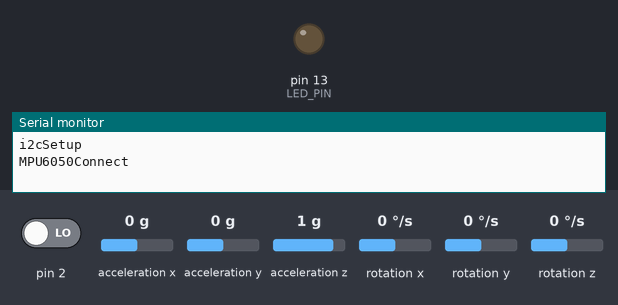
Bench run of a sketch on a simulated Arduino Uno, built with avr-gcc and run on an emulated ATmega328P. Shown: output pins drawn as LEDs (lit = HIGH), the last lines printed to the serial monitor. Dashed ring = blinking. The test bench sets the inputs (shaded band); at power-on: acceleration x 0 g, pin 2 LOW, acceleration y 0 g, acceleration z 1 g, rotation x 0 °/s, rotation y 0 °/s, rotation z 0 °/s. The sensor or clock chip raises its interrupt line as the real part does.

Above: at 0.1 s.
At 1.27 s:
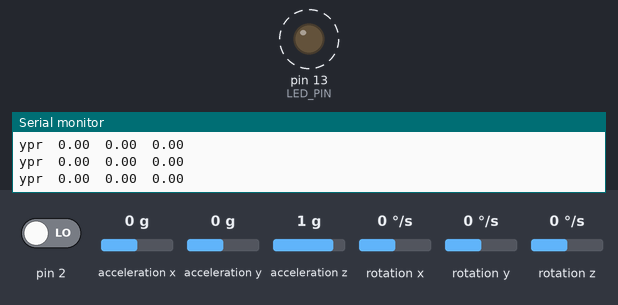
1.8 s: acceleration x set to -1.4 g
Timing chart, 0 to 9.5 s (numbered marks = the images above; inputs shaded):
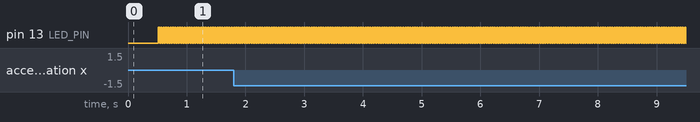

The sketch:

MPU6050_DMP6_KCH.ino
```cpp
// Created by Kai-Chieh (Kenneth) Huang
// <kaichieh.kenneth.huang@gmail.com>
// Date 2019-05-10

// =============  Author's Notes  ======================
// To use this sketch, you must first intall I2Cdev and MPU6050 as libraries
// These libraries should be found here: https://github.com/jrowberg/i2cdevlib
//
// This is how you should wire MPU6050 http://301o583r8shhildde3s0vcnh.wpengine.netdna-cdn.com/wp-content/uploads/2014/11/conn.png
// (the SCL, SDA, and INT pins on MPU6050 connects to pins A4, A5, and 2 pins on the Arduino Uno.)
// (You will not find the connection declarations for the SCL and SDA pins on this sketch.)
//
// This sketch serves as a template for creating projects using the MPU6050.
//
// WARNING: Avoid using delay in the loop() function.
// A long delay may cause an overflow on MPU6050's buffer, and you will not be able to read from it.
// If your code in the loop() function takes a long time to run,
// try calling the readMPUFIFOBuffer() function more than once in the loop() function.
//
// The initial output from the Digital Motion Processor(DMP) right after reset is not reliable.
// So it is advised to start using them after a little while.
//
//

// =====  Improvements Over Previous Reference Sketches  =========
// I used the two refenence sketches below and made the following refinements:
// 1. It is only safe to access memory(buffers) on MPU6050 immediately after the MPU6050 signals that data is ready
//    via the interrupt pin. (As far as my testing goes, both RISING and FALLING signals indicate such an event.)
//    Therefore, I added a line of code to ensure this happens, which fixes freezing issues when using the reference sketches below.
// 2. I removed code that I determined redundant, making the sketch more readable. Please refer to the reference
//    sketches below if you feel that I removed something you need.

// =============  Attribution ==========================
// Provided by "HC" aka "zhomeslice" on forum.arduino.cc
// at https://forum.arduino.cc/index.php?PHPSESSID=h4c6487i42hbb7uh6rjk0eadp1&topic=446713.msg3073854#msg3073854
// The above work most likely is based off of Jeff Rowberg's <jeff@rowberg.net> MPU6050_DMP6
// at https://github.com/jrowberg/i2cdevlib/tree/master/Arduino/MPU6050
// =====================================================

/* ============================================
I2Cdev device library code is placed under the MIT license
Copyright (c) 2012 Jeff Rowberg

Permission is hereby granted, free of charge, to any person obtaining a copy
of this software and associated documentation files (the "Software"), to deal
in the Software without restriction, including without limitation the rights
to use, copy, modify, merge, publish, distribute, sublicense, and/or sell
copies of the Software, and to permit persons to whom the Software is
furnished to do so, subject to the following conditions:

The above copyright notice and this permission notice shall be included in
all copies or substantial portions of the Software.

THE SOFTWARE IS PROVIDED "AS IS", WITHOUT WARRANTY OF ANY KIND, EXPRESS OR
IMPLIED, INCLUDING BUT NOT LIMITED TO THE WARRANTIES OF MERCHANTABILITY,
FITNESS FOR A PARTICULAR PURPOSE AND NONINFRINGEMENT. IN NO EVENT SHALL THE
AUTHORS OR COPYRIGHT HOLDERS BE LIABLE FOR ANY CLAIM, DAMAGES OR OTHER
LIABILITY, WHETHER IN AN ACTION OF CONTRACT, TORT OR OTHERWISE, ARISING FROM,
OUT OF OR IN CONNECTION WITH THE SOFTWARE OR THE USE OR OTHER DEALINGS IN
THE SOFTWARE.
===============================================
*/

#include "I2Cdev.h"
#include "MPU6050_6Axis_MotionApps20.h"
#include "Wire.h"
MPU6050 mpu;

#define DEBUG
#ifdef DEBUG
//#define DPRINT(args...)  Serial.print(args)             //OR use the following syntax:
#define DPRINTSTIMER(t)    for (static unsigned long SpamTimer; (unsigned long)(millis() - SpamTimer) >= (t); SpamTimer = millis())
#define  DPRINTSFN(StrSize,Name,...) {char S[StrSize];Serial.print("\t");Serial.print(Name);Serial.print(" "); Serial.print(dtostrf((float)__VA_ARGS__ ,S));}//StringSize,Name,Variable,Spaces,Percision
#define DPRINTLN(...)      Serial.println(__VA_ARGS__)
#else
#define DPRINTSTIMER(t)    if(false)
#define DPRINTSFN(...)     //blank line
#define DPRINTLN(...)      //blank line
#endif


#define LED_PIN 13

// You may use MPU6050_calibration.ino (https://github.com/Protonerd/DIYino/blob/master/MPU6050_calibration.ino)
// to find the offest values for your MPU6050.
// If you require high precision, you may wish to fine tune it by printing out some parameters.
//                       XA      YA      ZA      XG      YG      ZG
int MPUOffsets[6] = {  -5153,  -840,    855,     69,     -9,     18};


// ================================================================
// ===                      i2c SETUP Items                     ===
// ================================================================
void i2cSetup() {
  // join I2C bus (I2Cdev library doesn't do this automatically)
#if I2CDEV_IMPLEMENTATION == I2CDEV_ARDUINO_WIRE
  Wire.begin();
  TWBR = 24; // 400kHz I2C clock (200kHz if CPU is 8MHz)
#elif I2CDEV_IMPLEMENTATION == I2CDEV_BUILTIN_FASTWIRE
  Fastwire::setup(400, true);
#endif
}

// ================================================================
// ===               INTERRUPT DETECTION ROUTINE                ===
// ================================================================
volatile bool mpuInterrupt = false;     // indicates whether MPU interrupt pin has changed
void dmpDataReady() {
  mpuInterrupt = true;
}

// ================================================================
// ===                      MPU DMP SETUP                       ===
// ================================================================
// MPU control/status vars
uint8_t mpuIntStatus;   // holds actual interrupt status byte from MPU
uint8_t devStatus;      // return status after each device operation (0 = success, !0 = error)
uint16_t packetSize;    // expected DMP packet size (default is 42 bytes)
uint16_t fifoCount;     // count of all bytes currently in FIFO
uint8_t fifoBuffer[64]; // FIFO storage buffer

// orientation/motion vars
Quaternion q;           // [w, x, y, z]         quaternion container
VectorInt16 aa;         // [x, y, z]            accel sensor measurements
VectorInt16 aaReal;     // [x, y, z]            gravity-free accel sensor measurements
VectorInt16 aaWorld;    // [x, y, z]            world-frame accel sensor measurements
VectorFloat gravity;    // [x, y, z]            gravity vector
float euler[3];         // [psi, theta, phi]    Euler angle container
float ypr[3];           // [yaw, pitch, roll]   yaw/pitch/roll container and gravity vector

void MPU6050Connect() {
  static int MPUInitCntr = 0;
  // initialize device
  mpu.initialize();
  // load and configure the DMP
  devStatus = mpu.dmpInitialize();

  if (devStatus != 0) {
    // ERROR!
    // 1 = initial memory load failed
    // 2 = DMP configuration updates failed
    // (if it's going to break, usually the code will be 1)

    char * StatStr[5] { "No Error", "initial memory load failed", "DMP configuration updates failed", "3", "4"};

    MPUInitCntr++;

    Serial.print(F("MPU connection Try #"));
    Serial.println(MPUInitCntr);
    Serial.print(F("DMP Initialization failed (code "));
    Serial.print(StatStr[devStatus]);
    Serial.println(F(")"));

    if (MPUInitCntr >= 10) return; //only try 10 times
    MPU6050Connect(); // Lets try again
    return;
  }
  mpu.setXAccelOffset(MPUOffsets[0]);
  mpu.setYAccelOffset(MPUOffsets[1]);
  mpu.setZAccelOffset(MPUOffsets[2]);
  mpu.setXGyroOffset(MPUOffsets[3]);
  mpu.setYGyroOffset(MPUOffsets[4]);
  mpu.setZGyroOffset(MPUOffsets[5]);

  Serial.println(F("Enabling DMP..."));
  mpu.setDMPEnabled(true);
  // enable Arduino interrupt detection
  Serial.println(F("Enabling interrupt detection (Arduino external interrupt pin 2 on the Uno)..."));
  Serial.print("mpu.getInterruptDrive=  "); Serial.println(mpu.getInterruptDrive());
  attachInterrupt(0, dmpDataReady, CHANGE); // pin 2 on the Uno. Please check the online Arduino reference for more options for connecting this interrupt pin
  // get expected DMP packet size for later comparison
  packetSize = mpu.dmpGetFIFOPacketSize();
  mpu.resetFIFO(); // Clear fifo buffer
  mpuInterrupt = false; // wait for next interrupt
}

// ================================================================
// ===                    MPU DMP Get Data                      ===
// ================================================================
void readMPUFIFOBuffer() {
  mpuIntStatus = mpu.getIntStatus();
  fifoCount = mpu.getFIFOCount();

  // Check for overflow
  if((mpuIntStatus & _BV(MPU6050_INTERRUPT_FIFO_OFLOW_BIT)) || fifoCount >= 1024) {
    // reset so we can continue cleanly
    mpu.resetFIFO();
    Serial.println(F("FIFO overflow!"));
    digitalWrite(LED_PIN, LOW); // lets turn off the blinking light so we can see we are failing.

  // check for incorrect packet size
  }else if((!fifoCount) || (fifoCount % packetSize)){ // something's wrong. reset and try again.
    Serial.println(F("Wrong packet size!"));
    digitalWrite(LED_PIN, LOW); // lets turn off the blinking light so we can see we are failing.
    mpu.resetFIFO();// clear the buffer and start over

  // otherwise, check for DMP data ready interrupt (this should happen almost always)
  }else if(mpuIntStatus & _BV(MPU6050_INTERRUPT_DMP_INT_BIT)){
    // wait for correct available data length, should be a VERY short wait
    while (fifoCount < packetSize) fifoCount = mpu.getFIFOCount();
    // read a packet from FIFO
    mpu.getFIFOBytes(fifoBuffer, packetSize);
    // discard the rest of the values(packets) inside buffer to prevent overflow. We don't need every single packet MPU6050 gives us.
    mpu.resetFIFO();

    digitalWrite(LED_PIN, !digitalRead(LED_PIN)); // Blink the LED to indicate activity
  }else{
    // This usually never happens.
  }
}


// ================================================================
// ===                    Output Functions                      ===
// ================================================================
// add these functions to your code as needed

// get quaternion components in a [w, x, y, z] format
// very useful when Euler and YPR angles cannot satisfy your application
// refer to https://en.wikipedia.org/wiki/Quaternion for more information
void getQuaternion()
{
  mpu.dmpGetQuaternion(&q, fifoBuffer);
}
void printQuaternion()
{
  // display quaternion values in easy matrix form: w x y z
  Serial.print("quat\t");
  Serial.print(q.w);
  Serial.print("\t");
  Serial.print(q.x);
  Serial.print("\t");
  Serial.print(q.y);
  Serial.print("\t");
  Serial.println(q.z);
}

// The Euler angles are in radians. Divide it by M_PI then multiply it by 180 to get angles in degrees.
// Note that Euler angles suffer from gimbal lock (for more info, see http://en.wikipedia.org/wiki/Gimbal_lock)
// Try calculating your parameters from quaternions if you experience gimbal lock.
void getEuler()
{
  mpu.dmpGetQuaternion(&q, fifoBuffer);
  mpu.dmpGetEuler(euler, &q);
}
void printEuler()
{
  // display Euler angles in degrees
  Serial.print("euler\t");
  Serial.print(euler[0] * 180/M_PI);
  Serial.print("\t");
  Serial.print(euler[1] * 180/M_PI);
  Serial.print("\t");
  Serial.println(euler[2] * 180/M_PI);
}

// Yaw, pitch, and roll angles are in radians. Divide it by M_PI then multiply it by 180 to get angles in degrees.
// Note that these angles suffer from gimbal lock (for more info, see http://en.wikipedia.org/wiki/Gimbal_lock)
// Try calculating your parameters from quaternions if you experience gimbal lock.
void getYawPitchRoll()
{
  mpu.dmpGetQuaternion(&q, fifoBuffer);
  mpu.dmpGetGravity(&gravity, &q);
  mpu.dmpGetYawPitchRoll(ypr, &q, &gravity);
}
void printYawPitchRoll()
{
  // display yaw, pitch, roll in degrees
  Serial.print("ypr\t");
  Serial.print(ypr[0] * 180/M_PI);
  Serial.print("\t");
  Serial.print(ypr[1] * 180/M_PI);
  Serial.print("\t");
  Serial.println(ypr[2] * 180/M_PI);
}

// Use this if you want to see acceleration
// components with gravity removed. This acceleration reference frame is
// not compensated for orientation, so +X is always +X according to the
// sensor, just without the effects of gravity. If you want acceleration
// compensated for orientation, use getWorldAccel() instead.
void getRealAccel()
{
  mpu.dmpGetQuaternion(&q, fifoBuffer);
  mpu.dmpGetAccel(&aa, fifoBuffer);
  mpu.dmpGetGravity(&gravity, &q);
  mpu.dmpGetLinearAccel(&aaReal, &aa, &gravity);
}
void printRealAccel()
{
  Serial.print("areal\t");
  Serial.print(aaReal.x);
  Serial.print("\t");
  Serial.print(aaReal.y);
  Serial.print("\t");
  Serial.println(aaReal.z);
}

// Use this if you want to see acceleration
// components with gravity removed and adjusted for the world frame of
// reference (yaw is relative to initial orientation, since no magnetometer
// is present in this case). Could be quite handy in some cases.
void getWorldAccel()
{
  mpu.dmpGetQuaternion(&q, fifoBuffer);
  mpu.dmpGetAccel(&aa, fifoBuffer);
  mpu.dmpGetGravity(&gravity, &q);
  mpu.dmpGetLinearAccel(&aaReal, &aa, &gravity);
  mpu.dmpGetLinearAccelInWorld(&aaWorld, &aaReal, &q);
}
void printWorldAccel()
{
  Serial.print("aworld\t");
  Serial.print(aaWorld.x);
  Serial.print("\t");
  Serial.print(aaWorld.y);
  Serial.print("\t");
  Serial.println(aaWorld.z);
}

// ================================================================
// ===                         Setup                            ===
// ================================================================
void setup() {
  Serial.begin(115200); //115200
  while (!Serial);
  Serial.println("i2cSetup");
  i2cSetup();
  Serial.println("MPU6050Connect");
  MPU6050Connect();
  Serial.println("Setup complete");
  pinMode(LED_PIN, OUTPUT);
}
// ================================================================
// ===                          Loop                            ===
// ================================================================
void loop() {
  // ---- read from the FIFO buffer ---- //
  // The interrupt pin could have changed for some time already.
  // So set mpuInterrupt to false and wait for the next interrupt pin CHANGE signal.
  mpuInterrupt = false;
  //  Wait until the next interrupt signal. This ensures the buffer is read right after the signal change.
  while(!mpuInterrupt){ /* If you have something that cannot wait and can be completed EXTREMELY quickly, you can put it here. Otherwise, leave it blank. */}
  mpuInterrupt = false;
  readMPUFIFOBuffer();

  // Calculate variables of interest using the acquired values from the FIFO buffer
  // getQuaternion();
  // getEuler();
   getYawPitchRoll();
  // getRealAccel();
  // getWorldAccel();


  // ==========  Your code goes here  ========= //

  // Example printouts of parameters of interest
  // printQuaternion();
  // printEuler();
   printYawPitchRoll();
  // printRealAccel();
  // printWorldAccel();

}
```

Measured:
- by itself, pin 13 (LED_PIN): alternates HIGH for 0.02 s and LOW for 0.02 s
